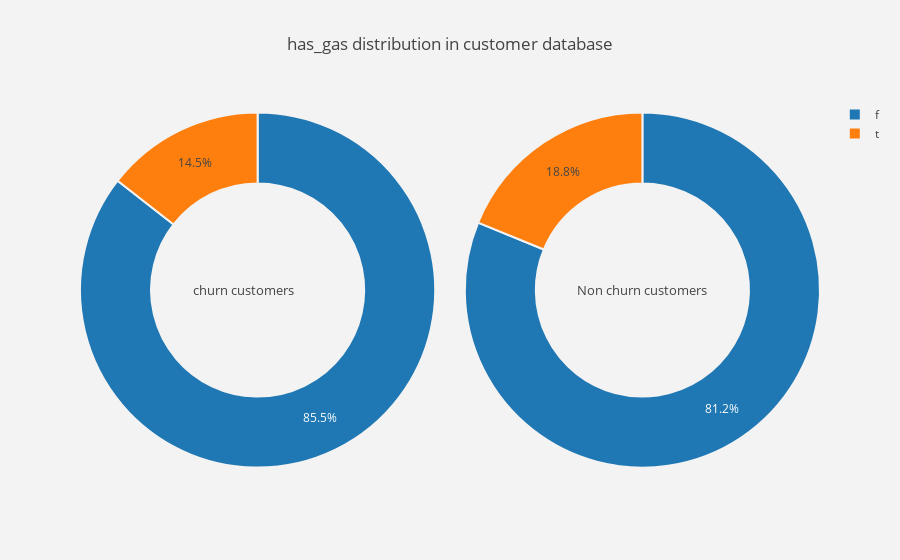

Notebook cell for this chart:
### Code cell
# checking for other inferences from the dataset.
plot_pie(cat_cols[1])

### Figure 1 — Plotly figure (JSON) as saved in the notebook; plotly's stock layout.template omitted (floating-point values rounded to 4 significant figures)
{"data": [{"domain": {"x": [0, 0.48]}, "hole": 0.6, "hoverinfo": "label+percent+name", "labels": ["f", "t"], "marker": {"line": {"color": "rgb(243,243,243)", "width": 2}}, "name": "Churn Customers", "type": "pie", "uid": "3b7134ae-c70f-4b10-94ad-79884f7721d1", "values": [1320, 223]}, {"domain": {"x": [0.52, 1]}, "hole": 0.6, "hoverinfo": "label+percent+name", "labels": ["f", "t"], "marker": {"line": {"color": "rgb(243,243,243)", "width": 2}}, "name": "Non churn customers", "type": "pie", "uid": "44d2b790-2035-4b04-97a0-1cbc735b3f1c", "values": [11333, 2624]}], "layout": {"annotations": [{"font": {"size": 13}, "showarrow": false, "text": "churn customers", "x": 0.15, "y": 0.5}, {"font": {"size": 13}, "showarrow": false, "text": "Non churn customers", "x": 0.85, "y": 0.5}], "paper_bgcolor": "rgb(243,243,243)", "plot_bgcolor": "rgb(243,243,243)", "title": {"text": "has_gas distribution in customer database "}}}
